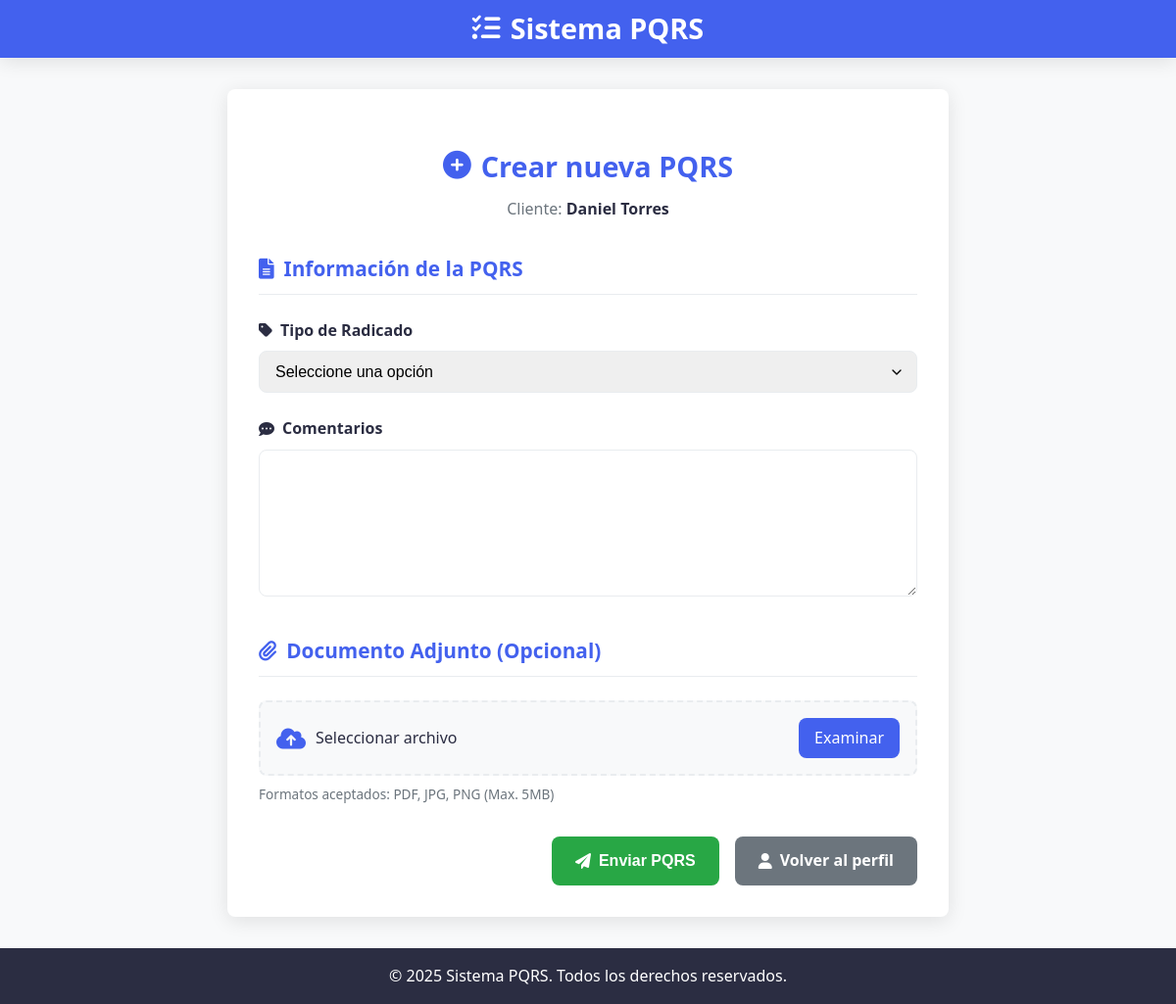
/crear-pqrs/ (signed in), run on an earlier commit of the app's database.
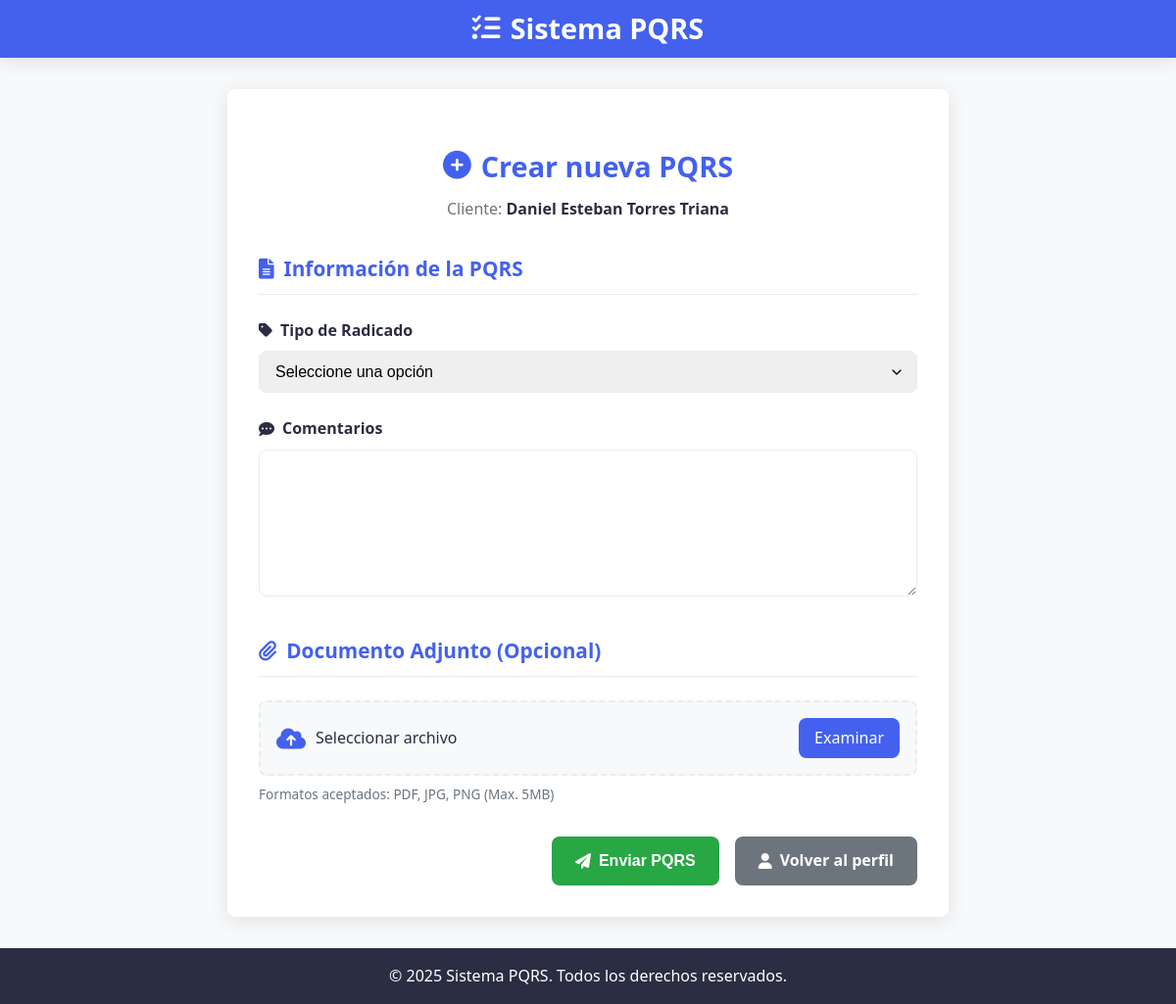
And on a later commit of the database.
### core/models.py (models this page shows, shortened)
class Cliente(models.Model):
    TIPO_IDENTIFICACION_CHOICES = [
        ('Cédula de Ciudadanía', 'Cédula de Ciudadanía'),
        ('Tarjeta de Identidad', 'Tarjeta de Identidad'),
        ('Cédula de Extranjería', 'Cédula de Extranjería'),
        ('Pasaporte', 'Pasaporte'),
    ]
    tipo_identificacion = models.CharField(max_length=50, choices=TIPO_IDENTIFICACION_CHOICES)
    numero_identificacion = models.CharField(max_length=20, unique=True)
    nombre_completo = models.CharField(max_length=100)
    correo_electronico = models.EmailField(unique=True)
    telefono_movil = models.CharField(max_length=15)
    contrasena = models.CharField(max_length=100)

### core/views.py (the view, shortened to what this page needs)
# urls.py: path('crear-pqrs/', crear_pqrs, name='crear_pqrs'),
def crear_pqrs(request):
    numero_id = request.session.get('numero_id')
    if not numero_id:
        return redirect('error_pagina')
    try:
        cliente = Cliente.objects.get(numero_identificacion=numero_id)
    except Cliente.DoesNotExist:
        return redirect('error_pagina')
    registro_exitoso = request.GET.get('registro_exitoso') == '1'
    return render(request, 'crear-pqrs.html', {
        'usuario': cliente.nombre_completo,
        'registro_exitoso': registro_exitoso
    })

### templates/crear-pqrs.html (shortened to what this page needs)
{% load static %}
<!DOCTYPE html>
<html lang="es">
<head>
    <link rel="stylesheet" href="{% static 'css/cliente/crear_pqrs.css' %}">
    <link rel="stylesheet" href="https://cdnjs.cloudflare.com/ajax/libs/font-awesome/6.0.0/css/all.min.css">
</head>
<body>
    <div class="pqrs-container">
        <header class="pqrs-header">
            <h1><i class="fas fa-tasks"></i> Sistema PQRS</h1>
        </header>
        <main class="pqrs-content">
            <form id="pqrsForm" method="POST" enctype="multipart/form-data" class="pqrs-form">
                <div class="form-header">
                    <h2><i class="fas fa-plus-circle"></i> Crear nueva PQRS</h2>
                    <p class="user-info">Cliente: <span class="username">{{ usuario }}</span></p>
                </div>
                <div class="form-section">
                    <h3 class="section-title"><i class="fas fa-file-alt"></i> Información de la PQRS</h3>
                    <div class="form-group">
                        <label for="tipo_radicado" class="form-label">
                            <i class="fas fa-tag"></i> Tipo de Radicado
                        </label>
                        <select class="form-select" id="tipo_radicado" name="tipo_radicado" required>
                            <option value="">Seleccione una opción</option>
                        </select>
                    </div>
                    <div class="form-group">
                        <label for="comentarios" class="form-label">
                            <i class="fas fa-comment-dots"></i> Comentarios
                        </label>
                        <textarea class="form-textarea" id="comentarios" name="comentarios" rows="6" required></textarea>
                    </div>
                </div>
                <div class="form-section">
                    <h3 class="section-title"><i class="fas fa-paperclip"></i> Documento Adjunto (Opcional)</h3>
                    <div class="file-upload-container">
                        <label for="anexo" class="file-upload-label">
                            <i class="fas fa-cloud-upload-alt"></i>
                            <span id="file-name">Seleccionar archivo</span>
                            <span class="file-upload-button">Examinar</span>
                        </label>
                        <p class="file-hint">Formatos aceptados: PDF, JPG, PNG (Max. 5MB)</p>
                    </div>
                </div>
                <div class="form-actions">
                    <button type="submit" class="btn btn-submit">
                        <i class="fas fa-paper-plane"></i> Enviar PQRS
                    </button>
                    <a href="{% url 'vista_cliente' %}" class="btn btn-cancel">
                        <i class="fas fa-user"></i> Volver al perfil
                    </a>
                </div>
            </form>
        </main>
        <footer class="pqrs-footer">
            <p>&copy; 2025 Sistema PQRS. Todos los derechos reservados.</p>
        </footer>
    </div>
</body>
</html>

### static/css/cliente/crear_pqrs.css (style rules this page uses)
:root { --primary-color: #4361ee; --primary-hover: #3a56d4; --secondary-color: #6c757d; --secondary-hover: #5a6268; --success-color: #28a745; --success-hover: #218838; --info-color: #17a2b8; --info-hover: #138496; --warning-color: #ffc107; --warning-hover: #e0a800; --danger-color: #dc3545; --danger-hover: #bb2d3b; --text-color: #2b2d42; --light-bg: #f8f9fa; --white: #ffffff; --gray-light: #e9ecef; --shadow: 0 4px 20px rgba(0, 0, 0, 0.1); --transition: all 0.3s ease; --border-radius: 8px; }
body { font-family: 'Segoe UI', Tahoma, Geneva, Verdana, sans-serif; background-color: var(--light-bg); color: var(--text-color); margin: 0; padding: 0; line-height: 1.6; }
.pqrs-container { display: flex; flex-direction: column; min-height: 100vh; }
.pqrs-header { background-color: var(--primary-color); color: var(--white); padding: 0.4rem 2rem; box-shadow: var(--shadow); }
.pqrs-header h1 { margin: 0; font-size: 1.8rem; display: flex; align-items: center; justify-content: center; gap: 10px; }
.pqrs-content { flex: 1; padding: 2rem; max-width: 800px; margin: 0 auto; width: 100%; box-sizing: border-box; }
.pqrs-form { background-color: var(--white); border-radius: var(--border-radius); box-shadow: var(--shadow); padding: 2rem; }
.form-header { margin-bottom: 2rem; text-align: center; }
.form-header h2 { font-size: 1.8rem; margin-bottom: 0.5rem; color: var(--primary-color); display: flex; align-items: center; justify-content: center; gap: 10px; }
.user-info { color: var(--secondary-color); margin: 0; }
.user-info .username { font-weight: 600; color: var(--text-color); }
.form-section { margin-bottom: 2rem; }
.section-title { font-size: 1.3rem; margin-top: 0; margin-bottom: 1.5rem; color: var(--primary-color); display: flex; align-items: center; gap: 10px; padding-bottom: 0.5rem; border-bottom: 1px solid var(--gray-light); }
.form-group { margin-bottom: 1.5rem; }
.form-label { display: block; font-weight: 600; margin-bottom: 0.5rem; color: var(--text-color); display: flex; align-items: center; gap: 8px; }
.form-select, .form-textarea { width: 100%; padding: 0.75rem 1rem; border: 1px solid var(--gray-light); border-radius: var(--border-radius); font-size: 1rem; transition: var(--transition); box-sizing: border-box; }
.form-select { appearance: none; background-repeat: no-repeat; background-position: right 0.75rem center; background-size: 1rem; }
.form-textarea { min-height: 150px; resize: vertical; }
.file-upload-container { margin-top: 1rem; }
.file-upload-label { display: flex; align-items: center; gap: 10px; padding: 1rem; border: 2px dashed var(--gray-light); border-radius: var(--border-radius); cursor: pointer; transition: var(--transition); background-color: var(--light-bg); position: relative; overflow: hidden; }
.file-upload-label i { font-size: 1.5rem; color: var(--primary-color); }
.file-upload-button { margin-left: auto; background-color: var(--primary-color); color: var(--white); padding: 0.5rem 1rem; border-radius: var(--border-radius); font-weight: 500; transition: var(--transition); }
.file-hint { font-size: 0.85rem; color: var(--secondary-color); margin-top: 0.5rem; }
.form-actions { display: flex; justify-content: flex-end; gap: 1rem; margin-top: 2rem; }
.btn { padding: 0.75rem 1.5rem; border-radius: var(--border-radius); border: none; font-size: 1rem; font-weight: 600; cursor: pointer; transition: var(--transition); display: inline-flex; align-items: center; justify-content: center; gap: 0.5rem; text-decoration: none; }
.btn-submit { background-color: var(--success-color); color: var(--white); }
.btn-cancel { background-color: var(--secondary-color); color: var(--white); }
.pqrs-footer { background-color: var(--text-color); color: var(--white); text-align: center; margin-top: auto; }

What changed in the data, as far as the page shows it:
removed Cliente: nombre_completo "Daniel Torres"
now on this page (row edited): Cliente: nombre_completo "Daniel Esteban Torres Triana"
